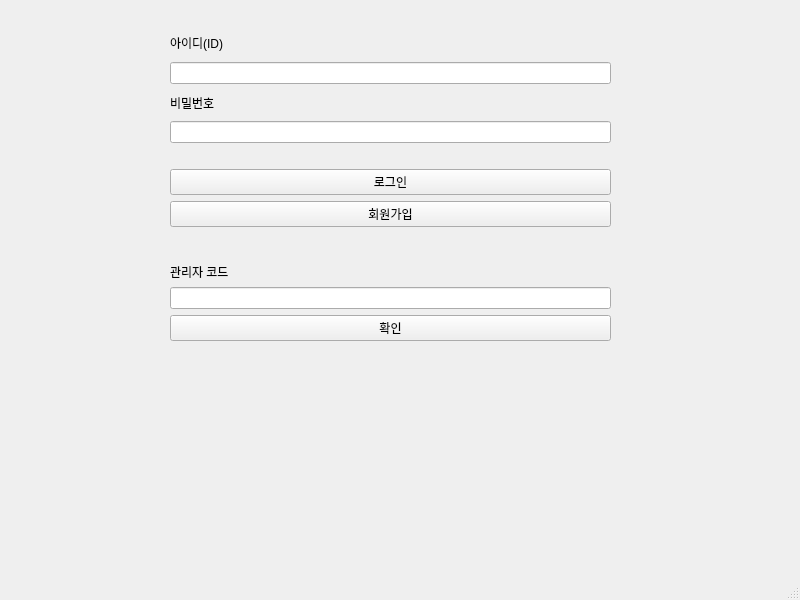
<?xml version="1.0" encoding="UTF-8"?>
<ui version="4.0">
 <class>MainWindow</class>
 <widget class="QMainWindow" name="MainWindow">
  <property name="geometry">
   <rect>
    <x>0</x>
    <y>0</y>
    <width>800</width>
    <height>600</height>
   </rect>
  </property>
  <property name="windowTitle">
   <string>Login</string>
  </property>
  <widget class="QWidget" name="centralwidget">
   <widget class="QWidget" name="layoutWidget">
    <property name="geometry">
     <rect>
      <x>170</x>
      <y>30</y>
      <width>441</width>
      <height>311</height>
     </rect>
    </property>
    <layout class="QVBoxLayout" name="verticalLayout">
     <item>
      <widget class="QLabel" name="id_label">
       <property name="text">
        <string>아이디(ID)</string>
       </property>
      </widget>
     </item>
     <item>
      <widget class="QLineEdit" name="id_lineEdit"/>
     </item>
     <item>
      <widget class="QLabel" name="pw_label">
       <property name="text">
        <string>비밀번호</string>
       </property>
      </widget>
     </item>
     <item>
      <widget class="QLineEdit" name="pw_lineEdit"/>
     </item>
     <item>
      <spacer name="verticalSpacer">
       <property name="orientation">
        <enum>Qt::Orientation::Vertical</enum>
       </property>
       <property name="sizeType">
        <enum>QSizePolicy::Policy::Fixed</enum>
       </property>
       <property name="sizeHint" stdset="0">
        <size>
         <width>20</width>
         <height>20</height>
        </size>
       </property>
      </spacer>
     </item>
     <item>
      <widget class="QPushButton" name="login_button">
       <property name="cursor">
        <cursorShape>PointingHandCursor</cursorShape>
       </property>
       <property name="text">
        <string>로그인</string>
       </property>
       <property name="default">
        <bool>false</bool>
       </property>
      </widget>
     </item>
     <item>
      <widget class="QPushButton" name="join_button">
       <property name="cursor">
        <cursorShape>PointingHandCursor</cursorShape>
       </property>
       <property name="text">
        <string>회원가입</string>
       </property>
      </widget>
     </item>
     <item>
      <spacer name="verticalSpacer_2">
       <property name="orientation">
        <enum>Qt::Orientation::Vertical</enum>
       </property>
       <property name="sizeType">
        <enum>QSizePolicy::Policy::Fixed</enum>
       </property>
       <property name="sizeHint" stdset="0">
        <size>
         <width>20</width>
         <height>30</height>
        </size>
       </property>
      </spacer>
     </item>
     <item>
      <widget class="QLabel" name="admin_label">
       <property name="sizePolicy">
        <sizepolicy hsizetype="Fixed" vsizetype="Fixed">
         <horstretch>0</horstretch>
         <verstretch>0</verstretch>
        </sizepolicy>
       </property>
       <property name="text">
        <string>관리자 코드</string>
       </property>
      </widget>
     </item>
     <item>
      <widget class="QLineEdit" name="admin_lineEdit"/>
     </item>
     <item>
      <widget class="QPushButton" name="admin_button">
       <property name="cursor">
        <cursorShape>PointingHandCursor</cursorShape>
       </property>
       <property name="text">
        <string>확인</string>
       </property>
      </widget>
     </item>
    </layout>
   </widget>
  </widget>
  <widget class="QMenuBar" name="menubar">
   <property name="geometry">
    <rect>
     <x>0</x>
     <y>0</y>
     <width>800</width>
     <height>17</height>
    </rect>
   </property>
  </widget>
  <widget class="QStatusBar" name="statusbar"/>
 </widget>
 <resources/>
 <connections/>
</ui>
